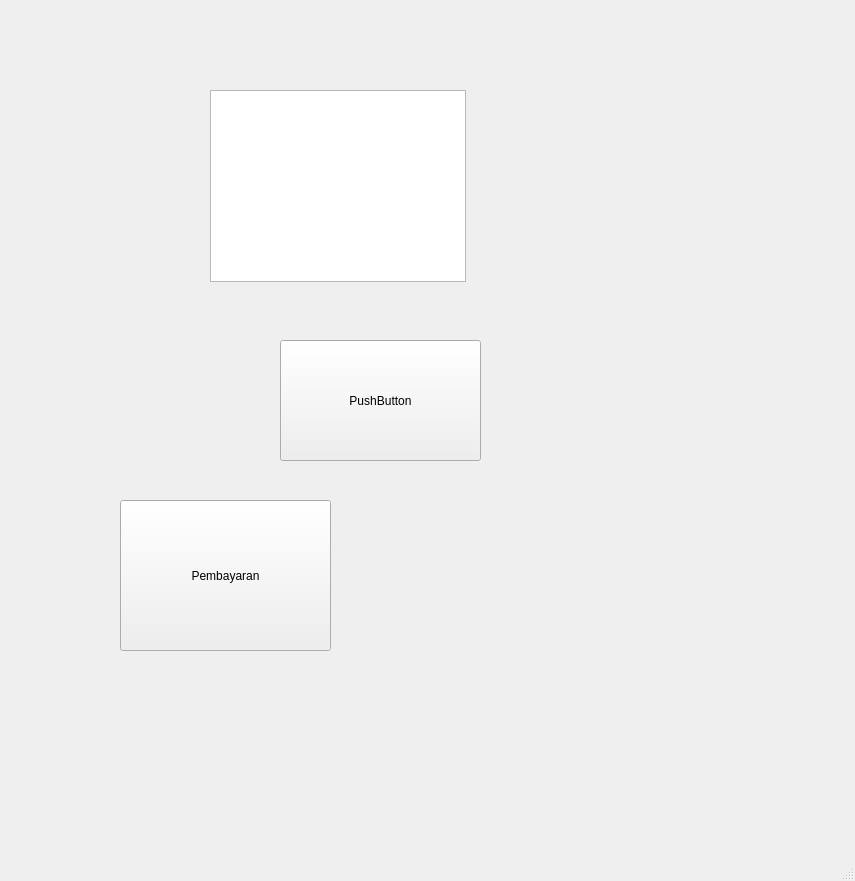
<?xml version="1.0" encoding="UTF-8"?>
<ui version="4.0">
 <class>MainWindow</class>
 <widget class="QMainWindow" name="MainWindow">
  <property name="geometry">
   <rect>
    <x>0</x>
    <y>0</y>
    <width>855</width>
    <height>881</height>
   </rect>
  </property>
  <property name="windowTitle">
   <string>MainWindow</string>
  </property>
  <widget class="QWidget" name="centralwidget">
   <widget class="QListView" name="listView">
    <property name="geometry">
     <rect>
      <x>210</x>
      <y>90</y>
      <width>256</width>
      <height>192</height>
     </rect>
    </property>
   </widget>
   <widget class="QPushButton" name="pushButton">
    <property name="geometry">
     <rect>
      <x>280</x>
      <y>340</y>
      <width>201</width>
      <height>121</height>
     </rect>
    </property>
    <property name="text">
     <string>PushButton</string>
    </property>
   </widget>
   <widget class="QPushButton" name="pushButton_2">
    <property name="geometry">
     <rect>
      <x>120</x>
      <y>500</y>
      <width>211</width>
      <height>151</height>
     </rect>
    </property>
    <property name="text">
     <string>Pembayaran</string>
    </property>
   </widget>
  </widget>
  <widget class="QMenuBar" name="menubar">
   <property name="geometry">
    <rect>
     <x>0</x>
     <y>0</y>
     <width>855</width>
     <height>23</height>
    </rect>
   </property>
  </widget>
  <widget class="QStatusBar" name="statusbar"/>
 </widget>
 <resources/>
 <connections/>
</ui>
